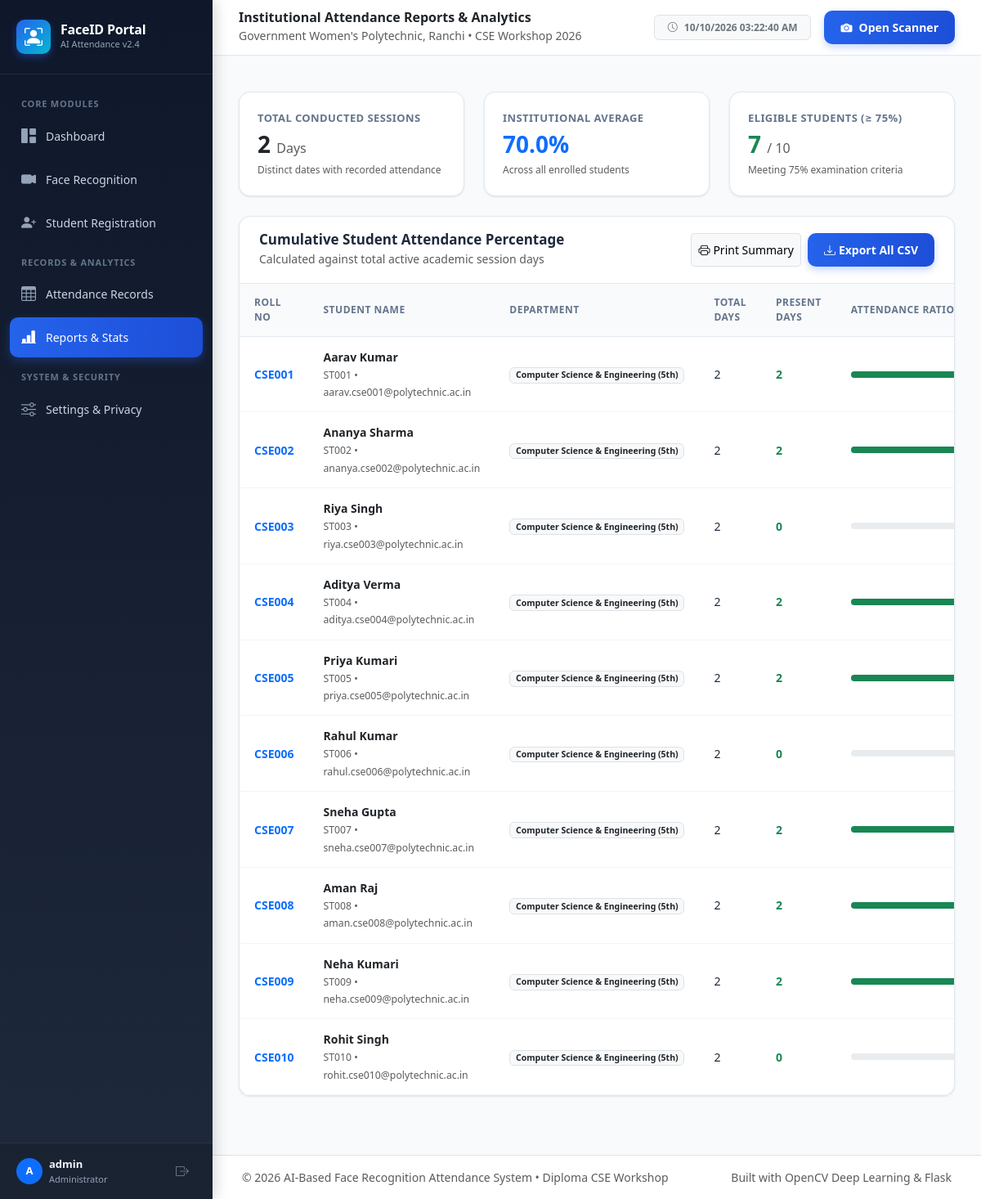
The page /reports (signed in) on the database its author committed.
### tables this page shows
CREATE TABLE students (
    id INTEGER PRIMARY KEY AUTOINCREMENT,
    student_id TEXT UNIQUE NOT NULL,
    full_name TEXT NOT NULL,
    roll_number TEXT UNIQUE NOT NULL,
    department TEXT NOT NULL,
    semester TEXT NOT NULL,
    email TEXT NOT NULL,
    face_embedding_reference TEXT,
    photo_path TEXT,
    consent_given INTEGER DEFAULT 1,
    is_demo_data INTEGER DEFAULT 0,
    created_at TIMESTAMP DEFAULT CURRENT_TIMESTAMP
);

### app.py (the view)
@app.route('/reports')
@login_required
def reports():
    students, total_days = attendance_service.get_all_students_with_stats()
    if students:
        avg_att = round(sum(s['percentage'] for s in students) / len(students), 1)
        eligible = sum(1 for s in students if s['percentage'] >= 75.0)
    else:
        avg_att = 0.0
        eligible = 0
    return render_template(
        'reports.html',
        students=students,
        total_session_days=total_days,
        avg_attendance=avg_att,
        eligible_count=eligible,
        active_page='reports'
    )

### app.py (called while the page is built)
def login_required(f):
    @wraps(f)
    def decorated_function(*args, **kwargs):
        if 'user_id' not in session:
            flash('Please log in with admin credentials to access this section.', 'warning')
            return redirect(url_for('login', next=request.url))
        return f(*args, **kwargs)
    return decorated_function

### database/db.py (called while the page is built)
def get_db_connection():
    os.makedirs(os.path.dirname(Config.DATABASE_PATH), exist_ok=True)
    conn = sqlite3.connect(Config.DATABASE_PATH)
    conn.row_factory = sqlite3.Row
    conn.execute("PRAGMA foreign_keys = ON")
    return conn

### templates/reports.html (shortened to what this page needs)
{% extends "base.html" %}
{% block page_title %}Institutional Attendance Reports & Analytics{% endblock %}
{% block content %}
<div class="container-fluid p-0">
  <div class="row g-4 mb-4">
    <div class="col-12 col-md-4">
      <div class="stat-card">
        <div class="stat-label">Total Conducted Sessions</div>
        <div class="stat-value text-dark">{{ total_session_days }} <span class="fs-6 text-muted fw-normal">Days</span></div>
        <div class="stat-meta text-muted">Distinct dates with recorded attendance</div>
      </div>
    </div>
    <div class="col-12 col-md-4">
      <div class="stat-card">
        <div class="stat-label">Institutional Average</div>
        <div class="stat-value text-primary">{{ avg_attendance }}%</div>
        <div class="stat-meta text-muted">Across all enrolled students</div>
      </div>
    </div>
    <div class="col-12 col-md-4">
      <div class="stat-card">
        <div class="stat-label">Eligible Students (≥ 75%)</div>
        <div class="stat-value text-success">{{ eligible_count }} <span class="fs-6 text-muted fw-normal">/ {{ students|length }}</span></div>
        <div class="stat-meta text-muted">Meeting 75% examination criteria</div>
      </div>
    </div>
  </div>
  <div class="content-card">
    <div class="content-card-header">
      <div>
        <h5 class="mb-0">Cumulative Student Attendance Percentage</h5>
        <small class="text-muted">Calculated against total active academic session days</small>
      </div>
      <div class="d-flex gap-2">
        <button onclick="window.print()" class="btn btn-sm btn-light border d-flex align-items-center gap-1">
          <i class="bi bi-printer"></i> Print Summary
        </button>
        <a href="{{ url_for('export_attendance_csv') }}" class="btn btn-sm btn-primary-custom d-flex align-items-center gap-1">
          <i class="bi bi-download"></i> Export All CSV
        </a>
      </div>
    </div>
    <div class="content-card-body p-0">
      <div class="table-responsive">
        <table class="custom-table mb-0">
          <thead>
            <tr>
              <th>Roll No</th>
              <th>Student Name</th>
              <th>Department</th>
              <th>Total Days</th>
              <th>Present Days</th>
              <th style="min-width: 180px;">Attendance Ratio</th>
            </tr>
          </thead>
          <tbody>
            {% for s in students %}
              <tr>
                <td class="fw-bold text-primary">{{ s.roll_number }}</td>
                <td>
                  <div class="fw-semibold text-dark">{{ s.full_name }}</div>
                  <small class="text-muted">{{ s.student_id }} &bull; {{ s.email }}</small>
                </td>
                <td><span class="badge bg-light text-dark border">{{ s.department }} ({{ s.semester }})</span></td>
                <td>{{ total_session_days }}</td>
                <td class="fw-bold text-success">{{ s.days_present }}</td>
                <td>
                  <div class="progress" style="height: 8px;">
                    <div class="progress-bar {% if s.percentage >= 75 %}bg-success{% elif s.percentage >= 60 %}bg-warning{% else %}bg-danger{% endif %}"
                         role="progressbar"
                         style="width: {{ s.percentage }}%;"
                         aria-valuenow="{{ s.percentage }}"
                         aria-valuemin="0"
                         aria-valuemax="100"></div>
                  </div>
                </td>
              </tr>
            {% endfor %}
          </tbody>
        </table>
      </div>
    </div>
  </div>
</div>
{% endblock %}

### static/css/style.css (style rules this page uses)
:root { --navy-dark: #0f172a; --navy-sidebar: #1e293b; --navy-light: #334155; --blue-primary: #2563eb; --blue-hover: #1d4ed8; --blue-subtle: #eff6ff; --cyan-accent: #06b6d4; --emerald-success: #10b981; --emerald-subtle: #ecfdf5; --rose-danger: #ef4444; --rose-subtle: #fef2f2; --amber-warning: #f59e0b; --amber-subtle: #fffbeb; --gray-bg: #f8fafc; --card-border: #e2e8f0; --text-main: #1e293b; --text-muted: #64748b; --shadow-sm: 0 1px 3px rgba(0,0,0,0.06), 0 1px 2px rgba(0,0,0,0.04); --shadow-md: 0 4px 6px -1px rgba(0,0,0,0.07), 0 2px 4px -2px rgba(0,0,0,0.05); --shadow-lg: 0 10px 15px -3px rgba(0,0,0,0.08), 0 4px 6px -4px rgba(0,0,0,0.04); --shadow-xl: 0 20px 25px -5px rgba(0,0,0,0.1), 0 8px 10px -6px rgba(0,0,0,0.05); --radius-card: 14px; }
body { font-family: 'Segoe UI', system-ui, -apple-system, BlinkMacSystemFont, Roboto, sans-serif; background-color: var(--gray-bg); color: var(--text-main); margin: 0; padding: 0; min-height: 100vh; }
.stat-card { background: #ffffff; border: 1px solid var(--card-border); border-radius: var(--radius-card); padding: 22px; box-shadow: var(--shadow-sm); transition: transform 0.2s ease, box-shadow 0.2s ease; position: relative; overflow: hidden; }
.stat-card .stat-label { font-size: 13px; color: var(--text-muted); font-weight: 600; text-transform: uppercase; letter-spacing: 0.4px; margin-bottom: 6px; }
.stat-card .stat-value { font-size: 28px; font-weight: 700; color: var(--text-main); line-height: 1.1; }
.stat-card .stat-meta { font-size: 12px; color: var(--text-muted); margin-top: 8px; }
.content-card { background: #ffffff; border: 1px solid var(--card-border); border-radius: var(--radius-card); box-shadow: var(--shadow-sm); margin-bottom: 24px; }
.content-card-header { padding: 18px 24px; border-bottom: 1px solid var(--card-border); display: flex; align-items: center; justify-content: space-between; }
.content-card-header h5 { margin: 0; font-size: 17px; font-weight: 700; color: var(--text-main); }
.content-card-body { padding: 24px; }
.btn-primary-custom { background: linear-gradient(90deg, #2563eb, #1d4ed8); color: #fff; border: none; font-weight: 600; border-radius: 10px; padding: 10px 20px; transition: all 0.2s ease; box-shadow: 0 4px 10px rgba(37, 99, 235, 0.25); }
.custom-table { width: 100%; border-collapse: separate; border-spacing: 0; }
.custom-table th { background-color: #f8fafc; color: #64748b; font-weight: 600; font-size: 12px; text-transform: uppercase; letter-spacing: 0.5px; padding: 14px 18px; border-bottom: 1px solid var(--card-border); }
.custom-table td { padding: 14px 18px; border-bottom: 1px solid #f1f5f9; font-size: 14px; vertical-align: middle; }

### rows shown on the page
students: roll_number "CSE001", full_name "Aarav Kumar", student_id "ST001", email "aarav.cse001@polytechnic.ac.in", department "Computer Science & Engineering", semester "5th", total_session_days "2", days_present "2", {{ s.percentage }} 100.0 (drawn)
students: roll_number "CSE002", full_name "Ananya Sharma", student_id "ST002", email "ananya.cse002@polytechnic.ac.in", department "Computer Science & Engineering", semester "5th", id "2", days_present "2", {{ s.percentage }} 100.0 (drawn)
students: roll_number "CSE003", full_name "Riya Singh", student_id "ST003", email "riya.cse003@polytechnic.ac.in", department "Computer Science & Engineering", semester "5th", total_session_days "2", days_present "0"
students: roll_number "CSE004", full_name "Aditya Verma", student_id "ST004", email "aditya.cse004@polytechnic.ac.in", department "Computer Science & Engineering", semester "5th", total_session_days "2", days_present "2", {{ s.percentage }} 100.0 (drawn)
students: roll_number "CSE005", full_name "Priya Kumari", student_id "ST005", email "priya.cse005@polytechnic.ac.in", department "Computer Science & Engineering", semester "5th", total_session_days "2", days_present "2", {{ s.percentage }} 100.0 (drawn)
students: roll_number "CSE006", full_name "Rahul Kumar", student_id "ST006", email "rahul.cse006@polytechnic.ac.in", department "Computer Science & Engineering", semester "5th", total_session_days "2", days_present "0"
students: roll_number "CSE007", full_name "Sneha Gupta", student_id "ST007", email "sneha.cse007@polytechnic.ac.in", department "Computer Science & Engineering", semester "5th", total_session_days "2", days_present "2", {{ s.percentage }} 100.0 (drawn)
students: roll_number "CSE008", full_name "Aman Raj", student_id "ST008", email "aman.cse008@polytechnic.ac.in", department "Computer Science & Engineering", semester "5th", total_session_days "2", days_present "2", {{ s.percentage }} 100.0 (drawn)
students: roll_number "CSE009", full_name "Neha Kumari", student_id "ST009", email "neha.cse009@polytechnic.ac.in", department "Computer Science & Engineering", semester "5th", total_session_days "2", days_present "2", {{ s.percentage }} 100.0 (drawn)
students: roll_number "CSE010", full_name "Rohit Singh", student_id "ST010", email "rohit.cse010@polytechnic.ac.in", department "Computer Science & Engineering", semester "5th", total_session_days "2", days_present "0"

### other values the page prints
{{ session.get('username', 'Admin')[0]|upper }} "A"
{{ session.get('username', 'Admin') }} "admin"
{{ total_session_days }} "2"
{{ avg_attendance }} "70.0"
{{ eligible_count }} "7"
{{ students|length }} "10"
